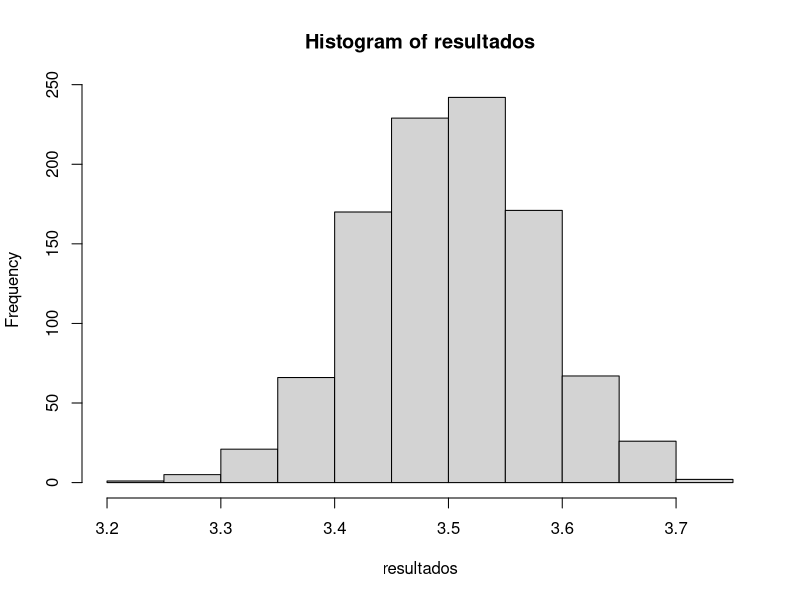

Source code (R): (Note: this script raises an error after producing the figure.)
# Este script realiza várias simulações estatísticas e visualizações.

# Calcula a média de uma amostra de tamanho 500 de uma distribuição uniforme de inteiros de 1 a 6.
# Armazena o resultado na variável 'media'.
media <- mean(sample(1:6, size = 500, replace = TRUE))
media

# Inicializa um vetor vazio 'resultados' para armazenar as médias de múltiplas amostras.
resultados <- c()

# Loop 1000 vezes para gerar amostras de tamanho 500 de uma distribuição uniforme de inteiros de 1 a 6,
# calcular suas médias e armazenar essas médias em 'resultados'.
for(j in 1:1000) {
  resultados[j] <- mean(sample(1:6, size = 500, replace = TRUE)) 
}
resultados

# Plota um histograma do vetor 'resultados'.
hist(resultados)

# Cria um data frame 'dados' com os resultados.
dados <- data.frame(resultados)

# Plota um histograma usando ggplot2.
ggplot(dados, aes(x = resultados)) + geom_histogram()

# Plota uma densidade usando ggplot2.
ggplot(dados, aes(x = resultados)) + geom_density(fill = 'darkblue') + theme_minimal()

# Gera uma população de 100000 elementos com distribuição binária (0.9 para 0 e 0.1 para 1).
populacao <- sample(0:1, size = 100000, replace = TRUE, prob = c(0.9, 0.1))
valor_real <- mean(populacao)

# Tira uma amostra de tamanho 500 da população e calcula a média.
amostra <- sample(populacao, size = 500, replace = TRUE)
media <- mean(amostra)
media

# Calcula o intervalo de confiança de 95% para a média da amostra.
parte_inferior <- media - 1.96 * (sqrt(media * (1 - media)) / sqrt(500))
parte_superior <- media + 1.96 * (sqrt(media * (1 - media)) / sqrt(500))

valor_real

# Inicializa vetores para armazenar os limites inferiores e superiores dos intervalos de confiança.
inferiores <- c()
superiores <- c()

# Loop 100 vezes para gerar amostras, calcular médias e intervalos de confiança.
for(j in 1:100) {
  amostra <- sample(populacao, size = 500, replace = TRUE)
  media <- mean(amostra)
  inferiores[j] <- media - 1.96 * (sqrt(media * (1 - media)) / sqrt(500))
  superiores[j] <- media + 1.96 * (sqrt(media * (1 - media)) / sqrt(500))
}

inferiores[23]
superiores[23]

# Cria um data frame 'intervalos' com os limites inferiores, superiores e um contador.
intervalos <- data.frame(inferiores, superiores, contador = 1:100)

# Plota os intervalos de confiança usando ggplot2.
ggplot(intervalos) + geom_segment(aes(x = inferiores, xend = superiores, y = contador, yend = contador, col = categoria)) +
  geom_vline(xintercept = valor_real, col = 'red')

# Cria uma categoria para identificar se o intervalo contém o valor real ou não.
categoria <- ifelse(intervalos$inferiores > valor_real | intervalos$superiores < valor_real, 0, 1)

# Adiciona a categoria ao data frame 'intervalos'.
intervalos$categoria <- as.factor(categoria)
